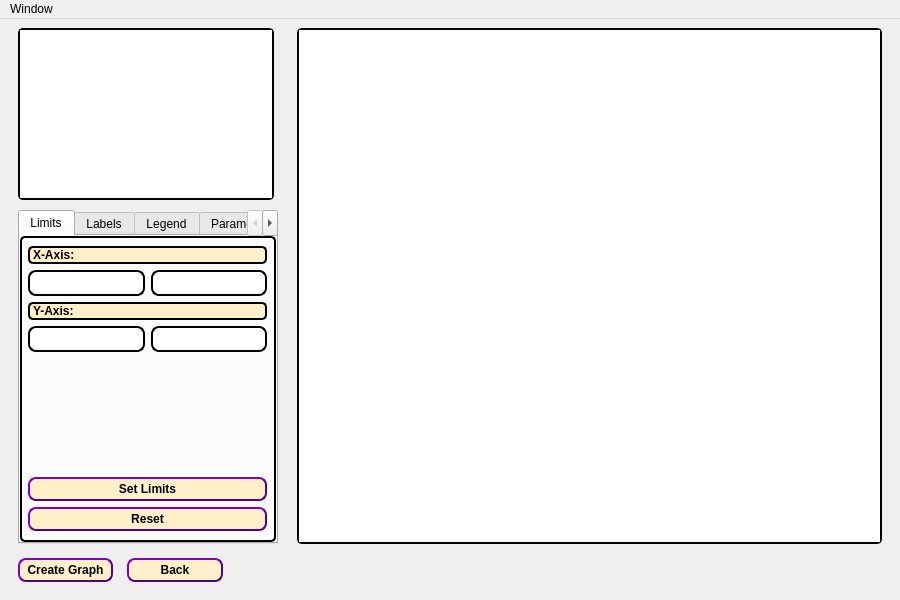
<?xml version="1.0" encoding="UTF-8"?>
<ui version="4.0">
 <class>VRGraphProcessing</class>
 <widget class="QMainWindow" name="VRGraphProcessing">
  <property name="geometry">
   <rect>
    <x>0</x>
    <y>0</y>
    <width>900</width>
    <height>600</height>
   </rect>
  </property>
  <property name="minimumSize">
   <size>
    <width>900</width>
    <height>600</height>
   </size>
  </property>
  <property name="windowTitle">
   <string>VaspReader (Graphs Processing)</string>
  </property>
  <property name="windowIcon">
   <iconset resource="Resource.qrc">
    <normaloff>:/VRlogo/VR-logo.ico</normaloff>:/VRlogo/VR-logo.ico</iconset>
  </property>
  <property name="styleSheet">
   <string notr="true">QLineEdit{
  border-radius: 8px;
  border: 2px solid #000000;
  padding: 3px 3px;
}
QLineEdit:focus {
  border: 3px solid rgb(75, 75, 75);
}
QLineEdit:disabled {
border-radius: 8px;
padding: 3px 3px;  
border: 2px solid rgb(75, 75, 75);
background-color:rgb(150, 150, 150);
}
QLineEdit::placeholder {
  color: #000000;
}
QPushButton {
  background-color: rgb(255, 240, 202);
  color: black;
  font-weight: 600;
  border-radius: 8px;
  border: 2px solid rgb(85, 0, 127);
  border-style: outset;
  padding: 3px 3px;
  margin-top: 0px;
  outline: 0px;
}
QPushButton:disabled {
border-radius: 8px;
padding: 3px 3px;
color: black;
font-weight: 600;
border-radius: 8px;
border: 2px solid rgb(75, 75, 75);
background-color:rgb(150, 150, 150);
margin-top: 0px;
outline: 0px;
border-style: outset;
}
QPushButton:hover {
  background-color: rgb(255, 212, 137);
  border: 1px solid #000000;
  border-style: outset;
}
QPushButton:pressed {
background-color: white;
border: 3px solid #000000
}
QComboBox {
  border-radius: 8px;
  border: 2px solid #000000;
  padding: 3px 3px;
}
QComboBox:disabled {
border-radius: 8px;
padding: 3px 3px;
border-radius: 8px;
border: 2px solid rgb(75, 75, 75);
background-color:rgb(150, 150, 150);
}
QComboBox::drop-down {
  width: 18px;
  height:22px;
  padding: 0px 1px;
  border: 1px solid #000000;
  border-radius: 8px;
}
QComboBox::down-arrow {
  image: url(:/down-arrow_ico/down-arrow.ico);
  width: 18px;
  height:22px;
}
QComboBox::down-arrow:hover {
    width: 18px;
    height:22px;
    padding: 0px 1px;
    border: 1px solid #000000;
    border-radius: 8px;
	background-color: rgb(255, 229, 162);
}
QComboBox::down-arrow:pressed {
    width: 18px;
    height:22px;
    padding: 0px 1px;
    border: 0px solid #000000;
    border-radius: 8px;
	background-color: rgb(255, 232, 216);
}
QComboBox:pressed {
	background-color: rgb(255, 250, 237);
}
QFrame{
  border: 2px solid #000000;
  border-radius: 5px;
}
QLabel{
background-color: rgb(255, 240, 202);
color: black;
font-weight: 600;
height:28px;}
QCheckBox{
  border-radius: 6px;
  border: 2px solid #000000;
  padding: 3px 3px;
}
QRadioButton{
  border-radius: 6px;
  border: 2px solid #000000;
  padding: 3px 3px;
}

QScrollBar:vertical {
    border-radius: 6px;
    border: 2px solid rgb(0, 0, 0);
	color: rgb(0, 0, 0);
    background: rgb(182, 182, 182);
    width: 16px;
    margin: 23px 0 23px 0;
}
QScrollBar::handle:vertical {
    background: rgb(0, 203, 203);
    min-height: 18px;
    border-radius: 5px;
}
QScrollBar::handle:hover:vertical {
    background: rgb(255, 255, 255);
}
QScrollBar::add-line:vertical {
    border: 1.5px solid rgb(0, 0, 0);
    border-radius: 6px;
    background: rgb(0, 203, 203);
    height: 18px;
    subcontrol-position: bottom;
    subcontrol-origin: margin;
}
QScrollBar::sub-line:vertical {
    border: 1.5px solid rgb(0, 0, 0);
    border-radius: 6px;
    background: rgb(0, 203, 203);
    height: 18px;
    subcontrol-position: top;
    subcontrol-origin: margin;
}
QScrollBar::add-line:hover:vertical, QScrollBar::sub-line:hover:vertical {
    background: rgb(255, 255, 255);
}
QScrollBar::up-arrow:vertical, QScrollBar::down-arrow:vertical {
    border: 1px solid rgb(0, 0, 0);
    border-radius: 2px;
    width: 3.5px;
    height: 3.5px;
    background: rgb(255, 255, 255);
}
QScrollBar::up-arrow:vertical:hover, QScrollBar::down-arrow:vertical:hover {
    background: rgb(0, 203, 203);
}

QScrollBar::add-page:vertical, QScrollBar::sub-page:vertical {
    background: none;
}

QScrollBar:horizontal {
    border-radius: 6px;
    border: 2px solid rgb(0, 0, 0);
	color: rgb(0, 0, 0);
    background: rgb(182, 182, 182);
    height: 16px;
    margin: 0 23px 0 23px;
}
QScrollBar::handle:horizontal {
    background: rgb(0, 203, 203);
    min-width: 18px;
    border-radius: 5px;
}
QScrollBar::handle:hover:horizontal {
    background: rgb(255, 255, 255);
}
QScrollBar::add-line:horizontal {
    border: 1.5px solid rgb(0, 0, 0);
    border-radius: 6px;
    background: rgb(0, 203, 203);
    width: 18px;
    subcontrol-position: right;
    subcontrol-origin: margin;
}
QScrollBar::sub-line:horizontal {
    border: 1.5px solid rgb(0, 0, 0);
    border-radius: 6px;
    background: rgb(0, 203, 203);
    width: 18px;
    subcontrol-position: left;
    subcontrol-origin: margin;
}
QScrollBar::add-line:hover:horizontal, QScrollBar::sub-line:hover:horizontal {
    background: rgb(255, 255, 255);
}
QScrollBar::left-arrow:horizontal, QScrollBar::right-arrow:horizontal {
    border: 1px solid rgb(0, 0, 0);
    border-radius: 2px;
    width: 3.5px;
    height: 3.5px;
    background: rgb(255, 255, 255);
}
QScrollBar::left-arrow:horizontal:hover, QScrollBar::right-arrow:horizontal:hover {
    background: rgb(0, 203, 203);
}

QScrollBar::add-page:horizontal, QScrollBar::sub-page:horizontal {
    background: none;
}</string>
  </property>
  <property name="locale">
   <locale language="English" country="UnitedStates"/>
  </property>
  <widget class="QWidget" name="MainWidget">
   <layout class="QVBoxLayout" name="verticalLayout" stretch="20,1">
    <property name="spacing">
     <number>14</number>
    </property>
    <property name="bottomMargin">
     <number>18</number>
    </property>
    <item>
     <layout class="QHBoxLayout" name="TopLayout" stretch="2,5">
      <property name="spacing">
       <number>10</number>
      </property>
      <property name="rightMargin">
       <number>9</number>
      </property>
      <item>
       <layout class="QVBoxLayout" name="TopLeftLayout" stretch="1,0">
        <property name="leftMargin">
         <number>9</number>
        </property>
        <property name="rightMargin">
         <number>9</number>
        </property>
        <item>
         <widget class="QListView" name="ColumnsList">
          <property name="sizePolicy">
           <sizepolicy hsizetype="Fixed" vsizetype="Fixed">
            <horstretch>0</horstretch>
            <verstretch>0</verstretch>
           </sizepolicy>
          </property>
          <property name="minimumSize">
           <size>
            <width>250</width>
            <height>167</height>
           </size>
          </property>
         </widget>
        </item>
        <item>
         <widget class="QTabWidget" name="GraphOptionsTab">
          <property name="sizePolicy">
           <sizepolicy hsizetype="Fixed" vsizetype="Fixed">
            <horstretch>0</horstretch>
            <verstretch>0</verstretch>
           </sizepolicy>
          </property>
          <property name="minimumSize">
           <size>
            <width>260</width>
            <height>334</height>
           </size>
          </property>
          <property name="currentIndex">
           <number>0</number>
          </property>
          <widget class="QWidget" name="GraphLimits">
           <attribute name="title">
            <string>Limits</string>
           </attribute>
           <widget class="QWidget" name="verticalLayoutWidget">
            <property name="geometry">
             <rect>
              <x>0</x>
              <y>0</y>
              <width>251</width>
              <height>301</height>
             </rect>
            </property>
            <layout class="QVBoxLayout" name="GraphLimitsLayout">
             <property name="leftMargin">
              <number>6</number>
             </property>
             <property name="topMargin">
              <number>8</number>
             </property>
             <property name="rightMargin">
              <number>6</number>
             </property>
             <property name="bottomMargin">
              <number>8</number>
             </property>
             <item>
              <widget class="QLabel" name="XAxisLimitsLabel">
               <property name="text">
                <string>X-Axis:</string>
               </property>
              </widget>
             </item>
             <item>
              <layout class="QHBoxLayout" name="XAxisFromTo">
               <item>
                <widget class="QLineEdit" name="XAxisFrom">
                 <property name="enabled">
                  <bool>true</bool>
                 </property>
                </widget>
               </item>
               <item>
                <widget class="QLineEdit" name="XAxisTo">
                 <property name="enabled">
                  <bool>true</bool>
                 </property>
                </widget>
               </item>
              </layout>
             </item>
             <item>
              <widget class="QLabel" name="YAxisLimitsLabel">
               <property name="text">
                <string>Y-Axis:</string>
               </property>
              </widget>
             </item>
             <item>
              <layout class="QHBoxLayout" name="YAxisFromTo">
               <item>
                <widget class="QLineEdit" name="YAxisFrom">
                 <property name="enabled">
                  <bool>true</bool>
                 </property>
                </widget>
               </item>
               <item>
                <widget class="QLineEdit" name="YAxisTo"/>
               </item>
              </layout>
             </item>
             <item>
              <spacer name="LimitsSpacer">
               <property name="orientation">
                <enum>Qt::Vertical</enum>
               </property>
               <property name="sizeHint" stdset="0">
                <size>
                 <width>20</width>
                 <height>40</height>
                </size>
               </property>
              </spacer>
             </item>
             <item>
              <widget class="QPushButton" name="SetLimitsButton">
               <property name="text">
                <string>Set Limits</string>
               </property>
              </widget>
             </item>
             <item>
              <widget class="QPushButton" name="ResetLimitsButton">
               <property name="text">
                <string>Reset</string>
               </property>
              </widget>
             </item>
            </layout>
           </widget>
          </widget>
          <widget class="QWidget" name="GraphLabels">
           <attribute name="title">
            <string>Labels</string>
           </attribute>
           <widget class="QWidget" name="verticalLayoutWidget_2">
            <property name="geometry">
             <rect>
              <x>0</x>
              <y>0</y>
              <width>251</width>
              <height>301</height>
             </rect>
            </property>
            <layout class="QVBoxLayout" name="GraphLabelsLayout">
             <property name="leftMargin">
              <number>6</number>
             </property>
             <property name="topMargin">
              <number>8</number>
             </property>
             <property name="rightMargin">
              <number>6</number>
             </property>
             <property name="bottomMargin">
              <number>8</number>
             </property>
             <item>
              <widget class="QLabel" name="XAxisLabelLabel">
               <property name="text">
                <string>X-Label:</string>
               </property>
              </widget>
             </item>
             <item>
              <widget class="QLineEdit" name="XAxisLabelEdit"/>
             </item>
             <item>
              <widget class="QLabel" name="YAxisLabelLabel">
               <property name="text">
                <string>Y-Label:</string>
               </property>
              </widget>
             </item>
             <item>
              <widget class="QLineEdit" name="YAxisLabelEdit"/>
             </item>
             <item>
              <spacer name="LabelsSpacer">
               <property name="orientation">
                <enum>Qt::Vertical</enum>
               </property>
               <property name="sizeHint" stdset="0">
                <size>
                 <width>20</width>
                 <height>40</height>
                </size>
               </property>
              </spacer>
             </item>
             <item>
              <widget class="QPushButton" name="SetLabelsButton">
               <property name="text">
                <string>Set Labels</string>
               </property>
              </widget>
             </item>
             <item>
              <widget class="QPushButton" name="ResetLabelsButton">
               <property name="text">
                <string>Reset</string>
               </property>
              </widget>
             </item>
            </layout>
           </widget>
          </widget>
          <widget class="QWidget" name="GraphLegend">
           <attribute name="title">
            <string>Legend</string>
           </attribute>
           <widget class="QWidget" name="verticalLayoutWidget_3">
            <property name="geometry">
             <rect>
              <x>0</x>
              <y>0</y>
              <width>251</width>
              <height>301</height>
             </rect>
            </property>
            <layout class="QVBoxLayout" name="GraphLegendLayout">
             <property name="leftMargin">
              <number>6</number>
             </property>
             <property name="topMargin">
              <number>8</number>
             </property>
             <property name="rightMargin">
              <number>6</number>
             </property>
             <property name="bottomMargin">
              <number>8</number>
             </property>
             <item>
              <widget class="QCheckBox" name="AddLegendCheckbox">
               <property name="autoFillBackground">
                <bool>false</bool>
               </property>
               <property name="text">
                <string>Add Legend</string>
               </property>
               <property name="tristate">
                <bool>false</bool>
               </property>
              </widget>
             </item>
             <item>
              <widget class="QLabel" name="RenameCurvesLabel">
               <property name="text">
                <string>Rename curves:</string>
               </property>
              </widget>
             </item>
             <item>
              <widget class="QComboBox" name="RenameCurves">
               <property name="enabled">
                <bool>false</bool>
               </property>
              </widget>
             </item>
             <item>
              <widget class="QLineEdit" name="LegendEdit">
               <property name="enabled">
                <bool>false</bool>
               </property>
              </widget>
             </item>
             <item>
              <widget class="QLabel" name="AutoRenameCurvesLabel">
               <property name="text">
                <string>Auto-Rename:</string>
               </property>
              </widget>
             </item>
             <item>
              <widget class="QComboBox" name="AutoRenameCurves">
               <property name="enabled">
                <bool>false</bool>
               </property>
              </widget>
             </item>
             <item>
              <spacer name="LegendSpacer">
               <property name="orientation">
                <enum>Qt::Vertical</enum>
               </property>
               <property name="sizeHint" stdset="0">
                <size>
                 <width>20</width>
                 <height>40</height>
                </size>
               </property>
              </spacer>
             </item>
             <item>
              <widget class="QPushButton" name="ChangeLegendButton">
               <property name="enabled">
                <bool>false</bool>
               </property>
               <property name="text">
                <string>Submit</string>
               </property>
              </widget>
             </item>
            </layout>
           </widget>
          </widget>
          <widget class="QWidget" name="GraphParameters">
           <attribute name="title">
            <string>Parameters</string>
           </attribute>
           <widget class="QWidget" name="verticalLayoutWidget_4">
            <property name="geometry">
             <rect>
              <x>0</x>
              <y>0</y>
              <width>251</width>
              <height>301</height>
             </rect>
            </property>
            <layout class="QVBoxLayout" name="GraphParametersLayout">
             <property name="leftMargin">
              <number>6</number>
             </property>
             <property name="topMargin">
              <number>8</number>
             </property>
             <property name="rightMargin">
              <number>6</number>
             </property>
             <property name="bottomMargin">
              <number>8</number>
             </property>
             <item>
              <widget class="QLabel" name="CurveToChangeParametersLabel">
               <property name="text">
                <string>Curve to change:</string>
               </property>
              </widget>
             </item>
             <item>
              <widget class="QComboBox" name="CurveToChangeParameters"/>
             </item>
             <item>
              <widget class="QLabel" name="LineWidthLabel">
               <property name="text">
                <string>Line Width:</string>
               </property>
              </widget>
             </item>
             <item>
              <widget class="QLineEdit" name="CurveLineWidthEdit">
               <property name="enabled">
                <bool>false</bool>
               </property>
              </widget>
             </item>
             <item>
              <widget class="QLabel" name="CurveColorLabel">
               <property name="text">
                <string>Curve Color:</string>
               </property>
              </widget>
             </item>
             <item>
              <layout class="QHBoxLayout" name="ColorChangeLayout">
               <item>
                <widget class="QFrame" name="CurveColorCheck">
                 <property name="enabled">
                  <bool>false</bool>
                 </property>
                 <property name="sizePolicy">
                  <sizepolicy hsizetype="Fixed" vsizetype="Fixed">
                   <horstretch>0</horstretch>
                   <verstretch>0</verstretch>
                  </sizepolicy>
                 </property>
                 <property name="minimumSize">
                  <size>
                   <width>150</width>
                   <height>23</height>
                  </size>
                 </property>
                 <property name="frameShape">
                  <enum>QFrame::StyledPanel</enum>
                 </property>
                 <property name="frameShadow">
                  <enum>QFrame::Raised</enum>
                 </property>
                </widget>
               </item>
               <item>
                <widget class="QPushButton" name="CurveColorChoose">
                 <property name="enabled">
                  <bool>false</bool>
                 </property>
                 <property name="text">
                  <string>Color</string>
                 </property>
                </widget>
               </item>
              </layout>
             </item>
             <item>
              <spacer name="ParametersSpacer">
               <property name="orientation">
                <enum>Qt::Vertical</enum>
               </property>
               <property name="sizeHint" stdset="0">
                <size>
                 <width>20</width>
                 <height>40</height>
                </size>
               </property>
              </spacer>
             </item>
             <item>
              <widget class="QPushButton" name="CurveParametersChangeApply">
               <property name="enabled">
                <bool>false</bool>
               </property>
               <property name="text">
                <string>Submit</string>
               </property>
              </widget>
             </item>
            </layout>
           </widget>
          </widget>
         </widget>
        </item>
       </layout>
      </item>
      <item>
       <widget class="QGraphicsView" name="GraphsView"/>
      </item>
     </layout>
    </item>
    <item>
     <layout class="QHBoxLayout" name="BottomLayout" stretch="1,1,7">
      <property name="leftMargin">
       <number>9</number>
      </property>
      <property name="bottomMargin">
       <number>0</number>
      </property>
      <item>
       <widget class="QPushButton" name="CreateGraphButton">
        <property name="text">
         <string>Create Graph</string>
        </property>
       </widget>
      </item>
      <item>
       <widget class="QPushButton" name="GraphBackButton">
        <property name="text">
         <string>Back</string>
        </property>
       </widget>
      </item>
      <item>
       <spacer name="BottomHSpacer">
        <property name="orientation">
         <enum>Qt::Horizontal</enum>
        </property>
        <property name="sizeHint" stdset="0">
         <size>
          <width>40</width>
          <height>20</height>
         </size>
        </property>
       </spacer>
      </item>
     </layout>
    </item>
   </layout>
  </widget>
  <widget class="QMenuBar" name="GraphProcessingMenubar">
   <property name="geometry">
    <rect>
     <x>0</x>
     <y>0</y>
     <width>900</width>
     <height>22</height>
    </rect>
   </property>
   <widget class="QMenu" name="GraphProcessingMenuWindow">
    <property name="title">
     <string>Window</string>
    </property>
    <addaction name="AAbout"/>
    <addaction name="separator"/>
    <addaction name="ABack"/>
    <addaction name="separator"/>
    <addaction name="AExit"/>
   </widget>
   <addaction name="GraphProcessingMenuWindow"/>
  </widget>
  <action name="AAbout">
   <property name="text">
    <string>About</string>
   </property>
  </action>
  <action name="ABack">
   <property name="text">
    <string>Back</string>
   </property>
  </action>
  <action name="AExit">
   <property name="text">
    <string>Exit</string>
   </property>
  </action>
 </widget>
 <resources>
  <include location="Resource.qrc"/>
 </resources>
 <connections/>
</ui>
